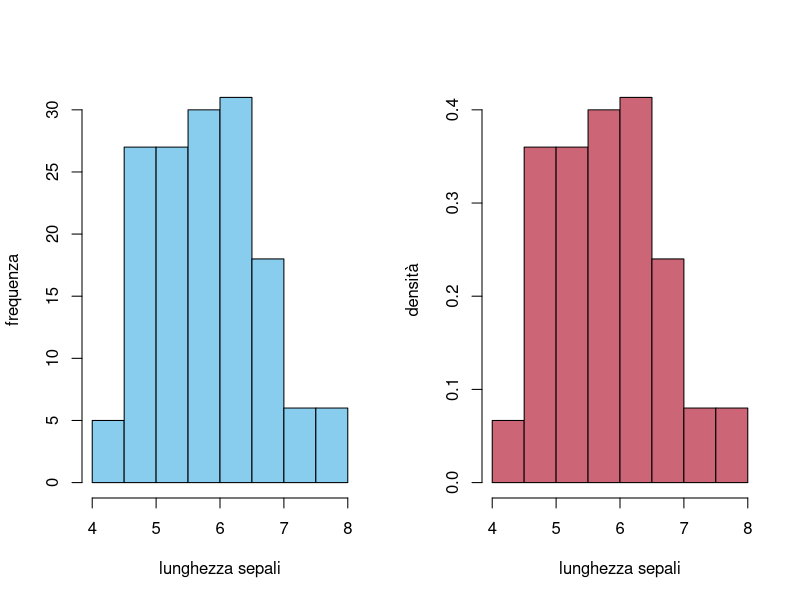
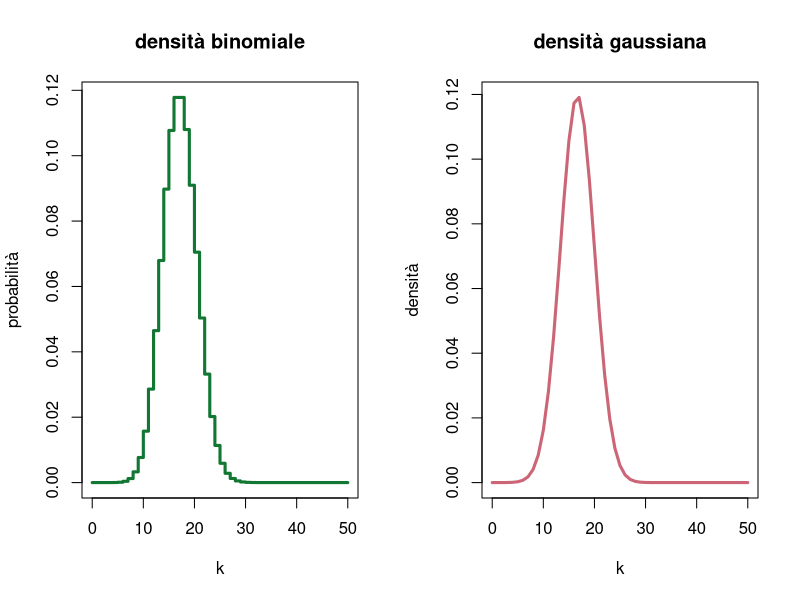
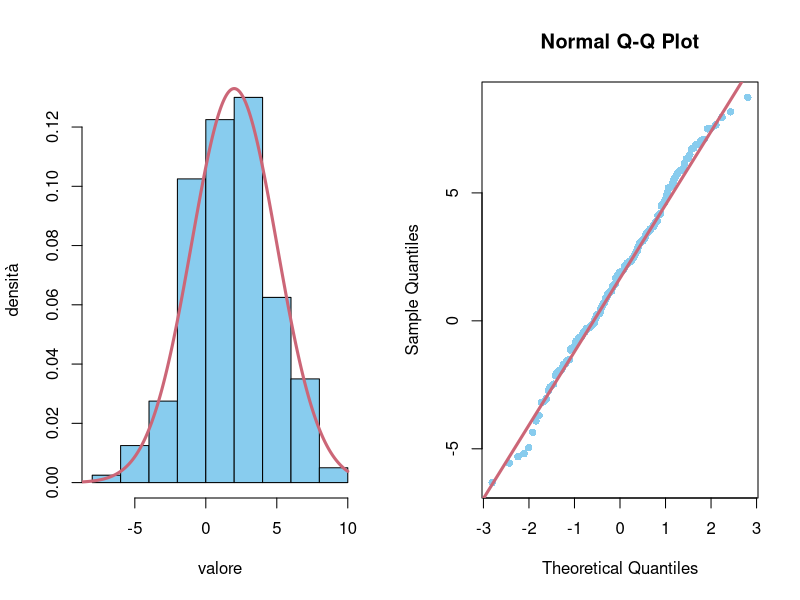
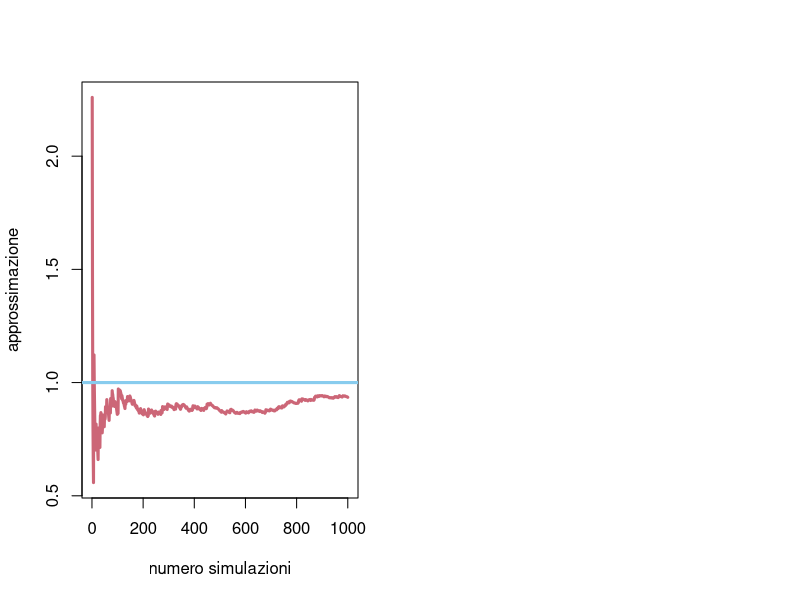

The R source for these figures, in order:
## ---- chunk 1

miei_colori  = c("#88CCEE", "#CC6677", "#DDCC77", "#117733", "#332288", "#AA4499", "#888888")

#Parametri globali
knitr::opts_chunk$set(dev = if (knitr::is_latex_output()) 'cairo_pdf' else 'svg', fig.width = 5, fig.align = 'center', tidy=FALSE)
if (knitr::is_latex_output()) options(width = 60)
## ---- chunk 2

# usiamo i dati del dataset Iris

par(mfrow=c(1,2))

hist(iris$Sepal.Length, freq=TRUE, col=miei_colori[1], main="", xlab="lunghezza sepali", ylab="frequenza")

hist(iris$Sepal.Length, freq=FALSE, col=miei_colori[2], main="", xlab="lunghezza sepali", ylab="densità")


## ---- chunk 3

n=50
r=1/3
k=0:n

par(mfrow=c(1,2))

plot(k, dbinom(k, n, r), type='s', lwd=3, col=miei_colori[4], ylab='probabilità', main='densità binomiale')

plot(k, dnorm(k, mean=r*n, sd=sqrt(r*(1-r)*n)), type='l', lwd=3, ylab='densità', col=miei_colori[2], main='densità gaussiana')

## ---- chunk 4

# Il comando per simulare una o più variabili aleatorie con una data densità si ottiene con il prefisso `r` seguito dall'abbreviazione della densità. Vediamo ad esempio con le gaussiane.

gaussiane = rnorm(200, mean=2, sd=3)

# il comando genera i dati associati all'osservazione di 100 variabili gaussiane indipendenti.

par(mfrow=c(1,2))

hist(gaussiane, freq=FALSE, col=miei_colori[1], xlab="valore", ylab="densità", main="")

intervallo = seq(-10, 10, by=0.01)

lines(intervallo, dnorm(intervallo, mean=2, sd=3), col=miei_colori[2], lwd=3 )

qqnorm(gaussiane, col=miei_colori[1], pch=16)
qqline(gaussiane, col=miei_colori[2], lwd=3)

## ---- chunk 5

n=1000

gaussiane = rnorm(n)

g = gaussiane^2

monte_carlo = cumsum( g ) / 1:n

plot(1:n, monte_carlo, type='l', lwd=3, col=miei_colori[2], ylab='approssimazione', xlab='numero simulazioni')

abline(h=1, col=miei_colori[1], lwd=3)
